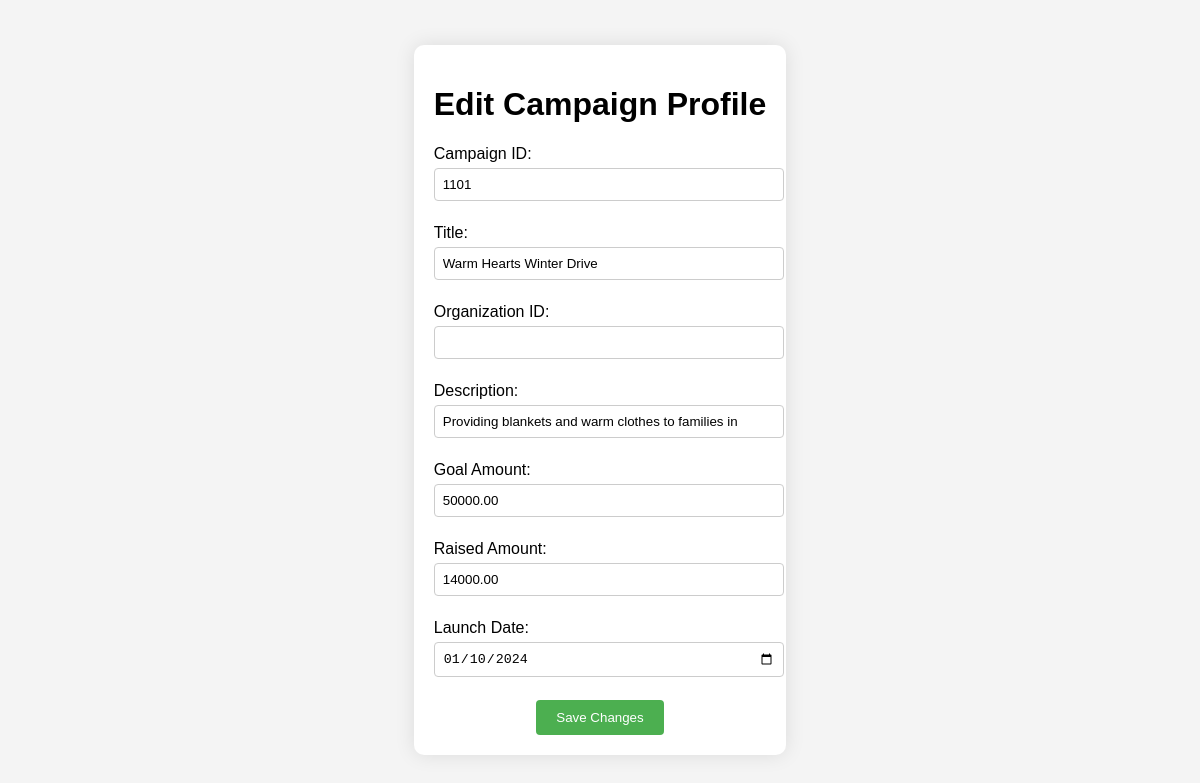
/edit_campaign.php?id=1101, run on the app's committed database.
### tables this page shows
CREATE TABLE `campaign_profile` (
  `Campaign_ID` int(4) NOT NULL,
  `Title` varchar(50) DEFAULT NULL,
  `Description` varchar(100) DEFAULT NULL,
  `Goal_Amount` decimal(10,2) DEFAULT NULL,
  `Raised_Amount` decimal(10,2) DEFAULT NULL,
  `Launch_Date` varchar(9) DEFAULT NULL
);

### edit_campaign.php (the view, shortened to what this page needs)
<!DOCTYPE html>
<html lang="en">
<head>
</head>
<body>
<div class="form-container">
    <h1 style="text-align: center;">Edit Campaign Profile</h1>
    <?php
    include 'connect.php';
    if (isset($_GET['id'])) {
        $campaignId = $_GET['id'];
        $sql = "SELECT * FROM campaign_profile WHERE Campaign_ID='$campaignId'";
        $result = $conn->query($sql);
        if ($result && $result->num_rows > 0) {
            $row = $result->fetch_assoc();
    ?>
    <form action="update_campaign.php" method="POST">
        Campaign ID: <input type="text" name="campaign_id" value="<?php echo htmlspecialchars($row['Campaign_ID']); ?>" readonly><br><br>
        Title: <input type="text" name="title" value="<?php echo htmlspecialchars($row['Title']); ?>"><br><br>
		Organization ID: <input type="text" name="organization_id" value="<?php echo htmlspecialchars($row['Organization_ID']); ?>"><br><br>
        Description: <input type="text" name="description" value="<?php echo htmlspecialchars($row['Description']); ?>"><br><br>
        Goal Amount: <input type="text" name="goal_amount" value="<?php echo htmlspecialchars($row['Goal_Amount']); ?>"><br><br>
        Raised Amount: <input type="text" name="raised_amount" value="<?php echo htmlspecialchars($row['Raised_Amount']); ?>"><br><br>
        Launch Date: <input type="date" name="launch_date" value="<?php echo date('Y-m-d', strtotime($row['Launch_Date'])); ?>"><br><br>
        <input type="submit" value="Save Changes">
    </form>
    <?php
        } else {
            echo "No campaign found with ID: " . htmlspecialchars($campaignId);
        }
    } else {
        echo "Campaign ID not provided.";
    }
    ?>
</div>
</body>
</html>

### edit_campaign.php (style rules this page uses)
body { font-family: Arial, sans-serif; background-color: #f4f4f4; margin: 0; padding: 0; display: flex; justify-content: center; align-items: center; height: 100vh; }
.form-container { background-color: #fff; padding: 20px; border-radius: 10px; box-shadow: 0 0 20px rgba(0, 0, 0, 0.1); }
input[type="text"], input[type="date"] { width: 100%; padding: 8px; margin: 5px 0; border: 1px solid #ccc; border-radius: 4px; }
input[type="submit"] { background-color: #4CAF50; color: white; padding: 10px 20px; border: none; border-radius: 4px; cursor: pointer; display: block; margin: 0 auto; }

### data on the page
campaign_profile: campaign_id "1101", title "Warm Hearts Winter Drive", description "Providing blankets and warm clothes to families in", goal_amount "50000.00", raised_amount "14000.00", launch_date "01/10/2024"
